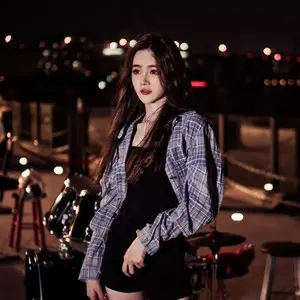
#> input picture images/daiyutong.png, 300 x 300 px
$ python image_operation.py
#> lines starting #> are read from the running program, lines starting #| are printed output that depends on the picture
# -*-coding:utf-8-*-
"""
File Name: image_operation.py
Program IDE: PyCharm
Date: 16:24
Create File By Author: Hong
"""
import cv2 as cv
import numpy as np


def resize_image(image_path: str):
    img = cv.imread(image_path, cv.IMREAD_COLOR)
    cv.imshow('input', img)
    h, w, c = img.shape
    # 图片放缩, 指定尺寸
    # dst = cv.resize(img, (w * 2, h * 2), interpolation=cv.INTER_CUBIC)
    # dst = cv.resize(img, (w // 2, h // 2), interpolation=cv.INTER_CUBIC)
    # 缩放比例
    # dst = cv.resize(img, (0, 0), fx=0.75, fy=0.75, interpolation=cv.INTER_CUBIC)
    dst = cv.resize(img, (0, 0), fx=2.0, fy=2.0, interpolation=cv.INTER_CUBIC)

    cv.imshow('resize', dst)

    cv.waitKey(0)
    cv.destroyAllWindows()


def flip_image(image_path: str):
    img = cv.imread(image_path, cv.IMREAD_COLOR)
    cv.imshow('input', img)
    # 上下翻转
    dst1 = cv.flip(img, 0)
    res1 = np.vstack((img, dst1))
    # 左右翻转
    dst2 = cv.flip(img, 1)
    res2 = np.vstack((img, dst2))
    # 对角线翻转
    dst3 = cv.flip(img, -1)
    res3 = np.vstack((img, dst3))

    result = np.hstack((res1, res2, res3))
    cv.imshow('flip', result)
    cv.imwrite('images/result_flip.jpg', result)

    cv.waitKey(0)
    cv.destroyAllWindows()


def rotate_image(image_path: str):
    """
    旋转图像，介绍两种旋转方式。
    1、特定角度旋转函数，但是只支持90、180、270这样特殊的角度旋转。
    2、任意角度旋转函数，需要旋转矩阵M，有两种获取旋转矩阵M的方式：手动配置（可以实现没有裁剪后的旋转图像）和内置函数获取
    :param image_path: 传入的图像文件
    :return: 没有返回值
    """
#> called with image_path = 'images/daiyutong.png'
    img = cv.imread(image_path, cv.IMREAD_COLOR)
#> img is the input picture: shape (300, 300, 3); mean B, G, R 31.8, 32.5, 48.4
    cv.imshow('input', img)

    h, w, c = img.shape
#> h = 300; w = 300; c = 3

    # ###以下旋转方式获取的都是裁剪后的旋转图像#######
    # ##########手动设置旋转矩阵M#################
    # 定义空矩阵
    M = np.zeros((2, 3), dtype=np.float32)

    # 设定旋转角度
    alpha = np.cos(np.pi / 4.0)
    beta = np.sin(np.pi / 4.0)
    print('alpha: ', alpha)
    # 初始化旋转矩阵
    M[0, 0] = alpha
    M[1, 1] = alpha
    M[0, 1] = beta
    M[1, 0] = -beta

    # 图片中心点坐标
    cx = w / 2
#> cx = 150
    cy = h / 2
#> cy = 150

    # 变化的宽高
    tx = (1 - alpha) * cx - beta * cy
#> tx = -62.13
    ty = beta * cx + (1 - alpha) * cy
#> ty = 150

    M[0, 2] = tx
    M[1, 2] = ty

    # 获取旋转矩阵M
    M = cv.getRotationMatrix2D((w/2, h/2), 45, 1)
    # 执行旋转, 任意角度旋转
    result = cv.warpAffine(img, M, (w, h))
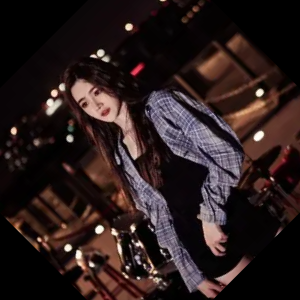
#> result: shape (300, 300, 3); mean B, G, R 29, 29.5, 42.9

    # #######内置旋转函数，仅支持90，180，270#################
    dst1 = cv.rotate(img, cv.ROTATE_90_CLOCKWISE)
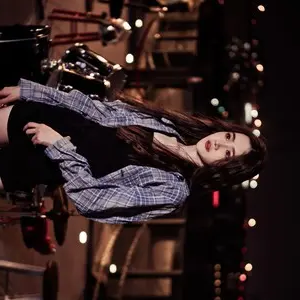
#> dst1: shape (300, 300, 3); mean B, G, R 31.8, 32.5, 48.4
    dst2 = cv.rotate(img, cv.ROTATE_180)
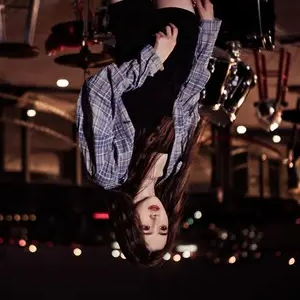
#> dst2: shape (300, 300, 3); mean B, G, R 31.8, 32.5, 48.4
    dst3 = cv.rotate(img, cv.ROTATE_90_COUNTERCLOCKWISE)
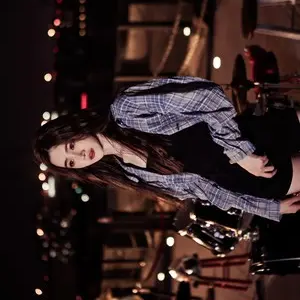
#> dst3: shape (300, 300, 3); mean B, G, R 31.8, 32.5, 48.4

    # 将4张图像在一个窗口显示，注意：四张图像形状一致，否则会报错
    res = np.hstack((img, dst1, dst2, dst3))
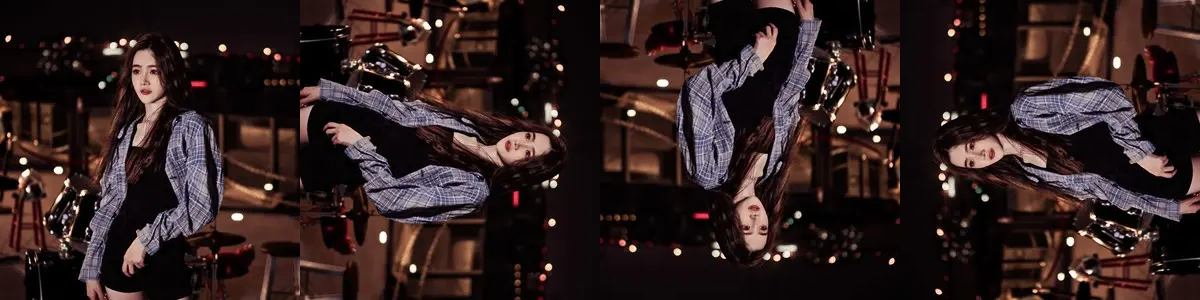
#> res: shape (300, 1200, 3); mean B, G, R 31.8, 32.5, 48.4
    cv.imwrite('images/rotate4.jpg', res)
    cv.imshow('res', res)

    result = np.hstack((img, result))
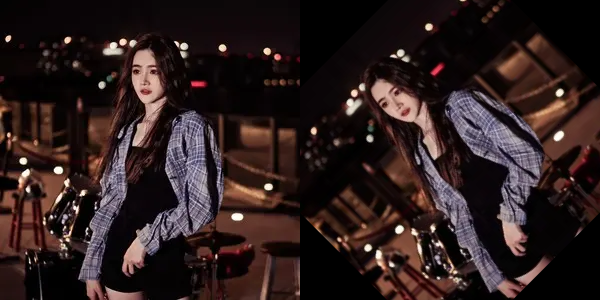
#> result: shape (300, 600, 3); mean B, G, R 30.4, 31, 45.7
    cv.imwrite('images/rotate2.jpg', result)
    cv.imshow('rotate center', result)

    # [32 lines of commented-out code are left out]

    cv.waitKey(0)
    cv.destroyAllWindows()


if __name__ == '__main__':
    path = 'images/daiyutong.png'
    # resize_image(path)
    # flip_image(path)
    rotate_image(path)
